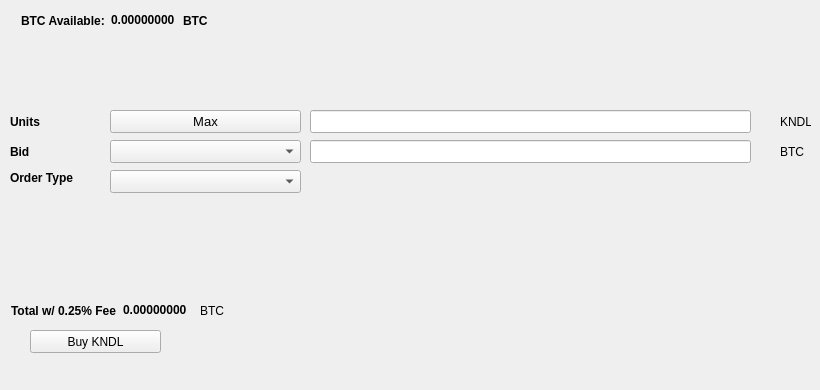
   <widget class="QWidget" name="BuyTab">
    <attribute name="title">
     <string>Buy</string>
    </attribute>
    <widget class="QPushButton" name="BuyKNDL">
     <property name="geometry">
      <rect>
       <x>30</x>
       <y>330</y>
       <width>131</width>
       <height>23</height>
      </rect>
     </property>
     <property name="text">
      <string>Buy KNDL</string>
     </property>
     <property name="icon">
      <iconset resource="../kandle.qrc">
       <normaloff>:/icons/bitcoin</normaloff>:/icons/bitcoin</iconset>
     </property>
    </widget>
    <widget class="QLabel" name="label_3">
     <property name="geometry">
      <rect>
       <x>10</x>
       <y>110</y>
       <width>46</width>
       <height>23</height>
      </rect>
     </property>
     <property name="font">
      <font>
       <weight>75</weight>
       <bold>true</bold>
      </font>
     </property>
     <property name="text">
      <string>Units</string>
     </property>
    </widget>
    <widget class="QLineEdit" name="UnitsInput">
     <property name="geometry">
      <rect>
       <x>310</x>
       <y>110</y>
       <width>441</width>
       <height>23</height>
      </rect>
     </property>
     <property name="font">
      <font>
       <pointsize>9</pointsize>
       <weight>75</weight>
       <bold>true</bold>
      </font>
     </property>
    </widget>
    <widget class="QLineEdit" name="BuyBidPriceEdit">
     <property name="geometry">
      <rect>
       <x>310</x>
       <y>140</y>
       <width>441</width>
       <height>23</height>
      </rect>
     </property>
     <property name="font">
      <font>
       <pointsize>9</pointsize>
       <weight>75</weight>
       <bold>true</bold>
      </font>
     </property>
    </widget>
    <widget class="QLabel" name="label_4">
     <property name="geometry">
      <rect>
       <x>780</x>
       <y>110</y>
       <width>31</width>
       <height>23</height>
      </rect>
     </property>
     <property name="text">
      <string>KNDL</string>
     </property>
    </widget>
    <widget class="QLabel" name="label_5">
     <property name="geometry">
      <rect>
       <x>780</x>
       <y>140</y>
       <width>31</width>
       <height>23</height>
      </rect>
     </property>
     <property name="text">
      <string>BTC</string>
     </property>
    </widget>
    <widget class="QLabel" name="label_6">
     <property name="geometry">
      <rect>
       <x>10</x>
       <y>140</y>
       <width>46</width>
       <height>23</height>
      </rect>
     </property>
     <property name="font">
      <font>
       <weight>75</weight>
       <bold>true</bold>
      </font>
     </property>
     <property name="text">
      <string>Bid</string>
     </property>
    </widget>
    <widget class="QLabel" name="label_7">
     <property name="geometry">
      <rect>
       <x>10</x>
       <y>170</y>
       <width>91</width>
       <height>16</height>
      </rect>
     </property>
     <property name="font">
      <font>
       <weight>75</weight>
       <bold>true</bold>
      </font>
     </property>
     <property name="text">
      <string>Order Type</string>
     </property>
    </widget>
    <widget class="QPushButton" name="Buy_Max_Amount">
     <property name="geometry">
      <rect>
       <x>110</x>
       <y>110</y>
       <width>191</width>
       <height>23</height>
      </rect>
     </property>
     <property name="font">
      <font>
       <pointsize>10</pointsize>
      </font>
     </property>
     <property name="text">
      <string>Max</string>
     </property>
    </widget>
    <widget class="QComboBox" name="BuyBidcomboBox">
     <property name="geometry">
      <rect>
       <x>110</x>
       <y>140</y>
       <width>191</width>
       <height>23</height>
      </rect>
     </property>
     <property name="font">
      <font>
       <pointsize>10</pointsize>
      </font>
     </property>
    </widget>
    <widget class="QComboBox" name="buyOrdertypeCombo">
     <property name="geometry">
      <rect>
       <x>110</x>
       <y>170</y>
       <width>191</width>
       <height>23</height>
      </rect>
     </property>
     <property name="font">
      <font>
       <pointsize>10</pointsize>
      </font>
     </property>
    </widget>
    <widget class="QWidget" name="layoutWidget1">
     <property name="geometry">
      <rect>
       <x>21</x>
       <y>11</y>
       <width>227</width>
       <height>19</height>
      </rect>
     </property>
     <layout class="QHBoxLayout" name="horizontalLayout_3">
      <item>
       <widget class="QLabel" name="label232">
        <property name="font">
         <font>
          <weight>75</weight>
          <bold>true</bold>
         </font>
        </property>
        <property name="text">
         <string>BTC Available:</string>
        </property>
       </widget>
      </item>
      <item>
       <widget class="QLabel" name="BtcAvailableLbl">
        <property name="palette">
         <palette>
          <active>
           <colorrole role="WindowText">
            <brush brushstyle="SolidPattern">
             <color alpha="255">
              <red>0</red>
              <green>0</green>
              <blue>0</blue>
             </color>
            </brush>
           </colorrole>
           <colorrole role="Button">
            <brush brushstyle="SolidPattern">
             <color alpha="255">
              <red>0</red>
              <green>170</green>
              <blue>0</blue>
             </color>
            </brush>
           </colorrole>
           <colorrole role="Light">
            <brush brushstyle="SolidPattern">
             <color alpha="255">
              <red>0</red>
              <green>255</green>
              <blue>0</blue>
             </color>
            </brush>
           </colorrole>
           <colorrole role="Midlight">
            <brush brushstyle="SolidPattern">
             <color alpha="255">
              <red>0</red>
              <green>212</green>
              <blue>0</blue>
             </color>
            </brush>
           </colorrole>
           <colorrole role="Dark">
            <brush brushstyle="SolidPattern">
             <color alpha="255">
              <red>0</red>
              <green>85</green>
              <blue>0</blue>
             </color>
            </brush>
           </colorrole>
           <colorrole role="Mid">
            <brush brushstyle="SolidPattern">
             <color alpha="255">
              <red>0</red>
              <green>113</green>
              <blue>0</blue>
             </color>
            </brush>
           </colorrole>
           <colorrole role="Text">
            <brush brushstyle="SolidPattern">
             <color alpha="255">
              <red>0</red>
              <green>170</green>
              <blue>0</blue>
             </color>
            </brush>
           </colorrole>
           <colorrole role="BrightText">
            <brush brushstyle="SolidPattern">
             <color alpha="255">
              <red>255</red>
              <green>255</green>
              <blue>255</blue>
             </color>
            </brush>
           </colorrole>
           <colorrole role="ButtonText">
            <brush brushstyle="SolidPattern">
             <color alpha="255">
              <red>0</red>
              <green>0</green>
              <blue>0</blue>
             </color>
            </brush>
           </colorrole>
           <colorrole role="Base">
            <brush brushstyle="SolidPattern">
             <color alpha="255">
              <red>255</red>
              <green>255</green>
              <blue>255</blue>
             </color>
            </brush>
           </colorrole>
           <colorrole role="Window">
            <brush brushstyle="SolidPattern">
             <color alpha="255">
              <red>0</red>
              <green>170</green>
              <blue>0</blue>
             </color>
            </brush>
           </colorrole>
           <colorrole role="Shadow">
            <brush brushstyle="SolidPattern">
             <color alpha="255">
              <red>0</red>
              <green>0</green>
              <blue>0</blue>
             </color>
            </brush>
           </colorrole>
           <colorrole role="AlternateBase">
            <brush brushstyle="SolidPattern">
             <color alpha="255">
              <red>127</red>
              <green>212</green>
              <blue>127</blue>
             </color>
            </brush>
           </colorrole>
           <colorrole role="ToolTipBase">
            <brush brushstyle="SolidPattern">
             <color alpha="255">
              <red>255</red>
              <green>255</green>
              <blue>220</blue>
             </color>
            </brush>
           </colorrole>
           <colorrole role="ToolTipText">
            <brush brushstyle="SolidPattern">
             <color alpha="255">
              <red>0</red>
              <green>0</green>
              <blue>0</blue>
             </color>
            </brush>
           </colorrole>
          </active>
          <inactive>
           <colorrole role="WindowText">
            <brush brushstyle="SolidPattern">
             <color alpha="255">
              <red>0</red>
              <green>0</green>
              <blue>0</blue>
             </color>
            </brush>
           </colorrole>
           <colorrole role="Button">
            <brush brushstyle="SolidPattern">
             <color alpha="255">
              <red>0</red>
              <green>170</green>
              <blue>0</blue>
             </color>
            </brush>
           </colorrole>
           <colorrole role="Light">
            <brush brushstyle="SolidPattern">
             <color alpha="255">
              <red>0</red>
              <green>255</green>
              <blue>0</blue>
             </color>
            </brush>
           </colorrole>
           <colorrole role="Midlight">
            <brush brushstyle="SolidPattern">
             <color alpha="255">
              <red>0</red>
              <green>212</green>
              <blue>0</blue>
             </color>
            </brush>
           </colorrole>
           <colorrole role="Dark">
            <brush brushstyle="SolidPattern">
             <color alpha="255">
              <red>0</red>
              <green>85</green>
              <blue>0</blue>
             </color>
            </brush>
           </colorrole>
           <colorrole role="Mid">
            <brush brushstyle="SolidPattern">
             <color alpha="255">
              <red>0</red>
              <green>113</green>
              <blue>0</blue>
             </color>
            </brush>
           </colorrole>
           <colorrole role="Text">
            <brush brushstyle="SolidPattern">
             <color alpha="255">
              <red>0</red>
              <green>170</green>
              <blue>0</blue>
             </color>
            </brush>
           </colorrole>
           <colorrole role="BrightText">
            <brush brushstyle="SolidPattern">
             <color alpha="255">
              <red>255</red>
              <green>255</green>
              <blue>255</blue>
             </color>
            </brush>
           </colorrole>
           <colorrole role="ButtonText">
            <brush brushstyle="SolidPattern">
             <color alpha="255">
              <red>0</red>
              <green>0</green>
              <blue>0</blue>
             </color>
            </brush>
           </colorrole>
           <colorrole role="Base">
            <brush brushstyle="SolidPattern">
             <color alpha="255">
              <red>255</red>
              <green>255</green>
              <blue>255</blue>
             </color>
            </brush>
           </colorrole>
           <colorrole role="Window">
            <brush brushstyle="SolidPattern">
             <color alpha="255">
              <red>0</red>
              <green>170</green>
              <blue>0</blue>
             </color>
            </brush>
           </colorrole>
           <colorrole role="Shadow">
            <brush brushstyle="SolidPattern">
             <color alpha="255">
              <red>0</red>
              <green>0</green>
              <blue>0</blue>
             </color>
            </brush>
           </colorrole>
           <colorrole role="AlternateBase">
            <brush brushstyle="SolidPattern">
             <color alpha="255">
              <red>127</red>
              <green>212</green>
              <blue>127</blue>
             </color>
            </brush>
           </colorrole>
           <colorrole role="ToolTipBase">
            <brush brushstyle="SolidPattern">
             <color alpha="255">
              <red>255</red>
              <green>255</green>
              <blue>220</blue>
             </color>
            </brush>
           </colorrole>
           <colorrole role="ToolTipText">
            <brush brushstyle="SolidPattern">
             <color alpha="255">
              <red>0</red>
              <green>0</green>
              <blue>0</blue>
             </color>
            </brush>
           </colorrole>
          </inactive>
          <disabled>
           <colorrole role="WindowText">
            <brush brushstyle="SolidPattern">
             <color alpha="255">
              <red>0</red>
              <green>85</green>
              <blue>0</blue>
             </color>
            </brush>
           </colorrole>
           <colorrole role="Button">
            <brush brushstyle="SolidPattern">
             <color alpha="255">
              <red>0</red>
              <green>170</green>
              <blue>0</blue>
             </color>
            </brush>
           </colorrole>
           <colorrole role="Light">
            <brush brushstyle="SolidPattern">
             <color alpha="255">
              <red>0</red>
              <green>255</green>
              <blue>0</blue>
             </color>
            </brush>
           </colorrole>
           <colorrole role="Midlight">
            <brush brushstyle="SolidPattern">
             <color alpha="255">
              <red>0</red>
              <green>212</green>
              <blue>0</blue>
             </color>
            </brush>
           </colorrole>
           <colorrole role="Dark">
            <brush brushstyle="SolidPattern">
             <color alpha="255">
              <red>0</red>
              <green>85</green>
              <blue>0</blue>
             </color>
            </brush>
           </colorrole>
           <colorrole role="Mid">
            <brush brushstyle="SolidPattern">
             <color alpha="255">
              <red>0</red>
              <green>113</green>
              <blue>0</blue>
             </color>
            </brush>
           </colorrole>
           <colorrole role="Text">
            <brush brushstyle="SolidPattern">
             <color alpha="255">
              <red>0</red>
              <green>85</green>
              <blue>0</blue>
             </color>
            </brush>
           </colorrole>
           <colorrole role="BrightText">
            <brush brushstyle="SolidPattern">
             <color alpha="255">
              <red>255</red>
              <green>255</green>
              <blue>255</blue>
             </color>
            </brush>
           </colorrole>
           <colorrole role="ButtonText">
            <brush brushstyle="SolidPattern">
             <color alpha="255">
              <red>0</red>
              <green>85</green>
              <blue>0</blue>
             </color>
            </brush>
           </colorrole>
           <colorrole role="Base">
            <brush brushstyle="SolidPattern">
             <color alpha="255">
              <red>0</red>
              <green>170</green>
              <blue>0</blue>
             </color>
            </brush>
           </colorrole>
           <colorrole role="Window">
            <brush brushstyle="SolidPattern">
             <color alpha="255">
              <red>0</red>
              <green>170</green>
              <blue>0</blue>
             </color>
            </brush>
           </colorrole>
           <colorrole role="Shadow">
            <brush brushstyle="SolidPattern">
             <color alpha="255">
              <red>0</red>
              <green>0</green>
              <blue>0</blue>
             </color>
            </brush>
           </colorrole>
           <colorrole role="AlternateBase">
            <brush brushstyle="SolidPattern">
             <color alpha="255">
              <red>0</red>
              <green>170</green>
              <blue>0</blue>
             </color>
            </brush>
           </colorrole>
           <colorrole role="ToolTipBase">
            <brush brushstyle="SolidPattern">
             <color alpha="255">
              <red>255</red>
              <green>255</green>
              <blue>220</blue>
             </color>
            </brush>
           </colorrole>
           <colorrole role="ToolTipText">
            <brush brushstyle="SolidPattern">
             <color alpha="255">
              <red>0</red>
              <green>0</green>
              <blue>0</blue>
             </color>
            </brush>
           </colorrole>
          </disabled>
         </palette>
        </property>
        <property name="font">
         <font>
          <weight>75</weight>
          <bold>true</bold>
         </font>
        </property>
        <property name="text">
         <string>0.00000000</string>
        </property>
        <property name="textInteractionFlags">
         <set>Qt::LinksAccessibleByMouse|Qt::TextSelectableByKeyboard|Qt::TextSelectableByMouse</set>
        </property>
       </widget>
      </item>
      <item>
       <widget class="QLabel" name="BtcAvailableLbl_2">
        <property name="font">
         <font>
          <weight>75</weight>
          <bold>true</bold>
         </font>
        </property>
        <property name="text">
         <string>BTC</string>
        </property>
       </widget>
      </item>
     </layout>
    </widget>
    <widget class="QWidget" name="layoutWidge2">
     <property name="geometry">
      <rect>
       <x>11</x>
       <y>301</y>
       <width>259</width>
       <height>19</height>
      </rect>
     </property>
     <layout class="QHBoxLayout" name="horizontalLayout_4">
      <item>
       <widget class="QLabel" name="label_9">
        <property name="font">
         <font>
          <weight>75</weight>
          <bold>true</bold>
         </font>
        </property>
        <property name="text">
         <string>Total w/ 0.25% Fee</string>
        </property>
       </widget>
      </item>
      <item>
       <widget class="QLabel" name="BuyCostLabel">
        <property name="palette">
         <palette>
          <active>
           <colorrole role="WindowText">
            <brush brushstyle="SolidPattern">
             <color alpha="255">
              <red>0</red>
              <green>0</green>
              <blue>0</blue>
             </color>
            </brush>
           </colorrole>
           <colorrole role="Button">
            <brush brushstyle="SolidPattern">
             <color alpha="255">
              <red>0</red>
              <green>170</green>
              <blue>0</blue>
             </color>
            </brush>
           </colorrole>
           <colorrole role="Light">
            <brush brushstyle="SolidPattern">
             <color alpha="255">
              <red>0</red>
              <green>255</green>
              <blue>0</blue>
             </color>
            </brush>
           </colorrole>
           <colorrole role="Midlight">
            <brush brushstyle="SolidPattern">
             <color alpha="255">
              <red>0</red>
              <green>212</green>
              <blue>0</blue>
             </color>
            </brush>
           </colorrole>
           <colorrole role="Dark">
            <brush brushstyle="SolidPattern">
             <color alpha="255">
              <red>0</red>
              <green>85</green>
              <blue>0</blue>
             </color>
            </brush>
           </colorrole>
           <colorrole role="Mid">
            <brush brushstyle="SolidPattern">
             <color alpha="255">
              <red>0</red>
              <green>113</green>
              <blue>0</blue>
             </color>
            </brush>
           </colorrole>
           <colorrole role="Text">
            <brush brushstyle="SolidPattern">
             <color alpha="255">
              <red>0</red>
              <green>170</green>
              <blue>0</blue>
             </color>
            </brush>
           </colorrole>
           <colorrole role="BrightText">
            <brush brushstyle="SolidPattern">
             <color alpha="255">
              <red>255</red>
              <green>255</green>
              <blue>255</blue>
             </color>
            </brush>
           </colorrole>
           <colorrole role="ButtonText">
            <brush brushstyle="SolidPattern">
             <color alpha="255">
              <red>0</red>
              <green>0</green>
              <blue>0</blue>
             </color>
            </brush>
           </colorrole>
           <colorrole role="Base">
            <brush brushstyle="SolidPattern">
             <color alpha="255">
              <red>255</red>
              <green>255</green>
              <blue>255</blue>
             </color>
            </brush>
           </colorrole>
           <colorrole role="Window">
            <brush brushstyle="SolidPattern">
             <color alpha="255">
              <red>0</red>
              <green>170</green>
              <blue>0</blue>
             </color>
            </brush>
           </colorrole>
           <colorrole role="Shadow">
            <brush brushstyle="SolidPattern">
             <color alpha="255">
              <red>0</red>
              <green>0</green>
              <blue>0</blue>
             </color>
            </brush>
           </colorrole>
           <colorrole role="AlternateBase">
            <brush brushstyle="SolidPattern">
             <color alpha="255">
              <red>127</red>
              <green>212</green>
              <blue>127</blue>
             </color>
            </brush>
           </colorrole>
           <colorrole role="ToolTipBase">
            <brush brushstyle="SolidPattern">
             <color alpha="255">
              <red>255</red>
              <green>255</green>
              <blue>220</blue>
             </color>
            </brush>
           </colorrole>
           <colorrole role="ToolTipText">
            <brush brushstyle="SolidPattern">
             <color alpha="255">
              <red>0</red>
              <green>0</green>
              <blue>0</blue>
             </color>
            </brush>
           </colorrole>
          </active>
          <inactive>
           <colorrole role="WindowText">
            <brush brushstyle="SolidPattern">
             <color alpha="255">
              <red>0</red>
              <green>0</green>
              <blue>0</blue>
             </color>
            </brush>
           </colorrole>
           <colorrole role="Button">
            <brush brushstyle="SolidPattern">
             <color alpha="255">
              <red>0</red>
              <green>170</green>
              <blue>0</blue>
             </color>
            </brush>
           </colorrole>
           <colorrole role="Light">
            <brush brushstyle="SolidPattern">
             <color alpha="255">
              <red>0</red>
              <green>255</green>
              <blue>0</blue>
             </color>
            </brush>
           </colorrole>
           <colorrole role="Midlight">
            <brush brushstyle="SolidPattern">
             <color alpha="255">
              <red>0</red>
              <green>212</green>
              <blue>0</blue>
             </color>
            </brush>
           </colorrole>
           <colorrole role="Dark">
            <brush brushstyle="SolidPattern">
             <color alpha="255">
              <red>0</red>
              <green>85</green>
              <blue>0</blue>
             </color>
            </brush>
           </colorrole>
           <colorrole role="Mid">
            <brush brushstyle="SolidPattern">
             <color alpha="255">
              <red>0</red>
              <green>113</green>
              <blue>0</blue>
             </color>
            </brush>
           </colorrole>
           <colorrole role="Text">
            <brush brushstyle="SolidPattern">
             <color alpha="255">
              <red>0</red>
              <green>170</green>
              <blue>0</blue>
             </color>
            </brush>
           </colorrole>
           <colorrole role="BrightText">
            <brush brushstyle="SolidPattern">
             <color alpha="255">
              <red>255</red>
              <green>255</green>
              <blue>255</blue>
             </color>
            </brush>
           </colorrole>
           <colorrole role="ButtonText">
            <brush brushstyle="SolidPattern">
             <color alpha="255">
              <red>0</red>
              <green>0</green>
              <blue>0</blue>
             </color>
            </brush>
           </colorrole>
           <colorrole role="Base">
            <brush brushstyle="SolidPattern">
             <color alpha="255">
              <red>255</red>
              <green>255</green>
              <blue>255</blue>
             </color>
            </brush>
           </colorrole>
           <colorrole role="Window">
            <brush brushstyle="SolidPattern">
             <color alpha="255">
              <red>0</red>
              <green>170</green>
              <blue>0</blue>
             </color>
            </brush>
           </colorrole>
           <colorrole role="Shadow">
            <brush brushstyle="SolidPattern">
             <color alpha="255">
              <red>0</red>
              <green>0</green>
              <blue>0</blue>
             </color>
            </brush>
           </colorrole>
           <colorrole role="AlternateBase">
            <brush brushstyle="SolidPattern">
             <color alpha="255">
              <red>127</red>
              <green>212</green>
              <blue>127</blue>
             </color>
            </brush>
           </colorrole>
           <colorrole role="ToolTipBase">
            <brush brushstyle="SolidPattern">
             <color alpha="255">
              <red>255</red>
              <green>255</green>
              <blue>220</blue>
             </color>
            </brush>
           </colorrole>
           <colorrole role="ToolTipText">
            <brush brushstyle="SolidPattern">
             <color alpha="255">
              <red>0</red>
              <green>0</green>
              <blue>0</blue>
             </color>
            </brush>
           </colorrole>
          </inactive>
          <disabled>
           <colorrole role="WindowText">
            <brush brushstyle="SolidPattern">
             <color alpha="255">
              <red>0</red>
              <green>85</green>
              <blue>0</blue>
             </color>
            </brush>
           </colorrole>
           <colorrole role="Button">
            <brush brushstyle="SolidPattern">
             <color alpha="255">
              <red>0</red>
              <green>170</green>
              <blue>0</blue>
             </color>
            </brush>
           </colorrole>
           <colorrole role="Light">
            <brush brushstyle="SolidPattern">
             <color alpha="255">
              <red>0</red>
              <green>255</green>
              <blue>0</blue>
             </color>
            </brush>
           </colorrole>
           <colorrole role="Midlight">
            <brush brushstyle="SolidPattern">
             <color alpha="255">
              <red>0</red>
              <green>212</green>
              <blue>0</blue>
             </color>
            </brush>
           </colorrole>
           <colorrole role="Dark">
            <brush brushstyle="SolidPattern">
             <color alpha="255">
              <red>0</red>
              <green>85</green>
              <blue>0</blue>
             </color>
            </brush>
           </colorrole>
           <colorrole role="Mid">
            <brush brushstyle="SolidPattern">
             <color alpha="255">
              <red>0</red>
              <green>113</green>
              <blue>0</blue>
             </color>
            </brush>
           </colorrole>
           <colorrole role="Text">
            <brush brushstyle="SolidPattern">
             <color alpha="255">
              <red>0</red>
              <green>85</green>
              <blue>0</blue>
             </color>
            </brush>
           </colorrole>
           <colorrole role="BrightText">
            <brush brushstyle="SolidPattern">
             <color alpha="255">
              <red>255</red>
              <green>255</green>
              <blue>255</blue>
             </color>
            </brush>
           </colorrole>
           <colorrole role="ButtonText">
            <brush brushstyle="SolidPattern">
             <color alpha="255">
              <red>0</red>
              <green>85</green>
              <blue>0</blue>
             </color>
            </brush>
           </colorrole>
           <colorrole role="Base">
            <brush brushstyle="SolidPattern">
             <color alpha="255">
              <red>0</red>
              <green>170</green>
              <blue>0</blue>
             </color>
            </brush>
           </colorrole>
           <colorrole role="Window">
            <brush brushstyle="SolidPattern">
             <color alpha="255">
              <red>0</red>
              <green>170</green>
              <blue>0</blue>
             </color>
            </brush>
           </colorrole>
           <colorrole role="Shadow">
            <brush brushstyle="SolidPattern">
             <color alpha="255">
              <red>0</red>
              <green>0</green>
              <blue>0</blue>
             </color>
            </brush>
           </colorrole>
           <colorrole role="AlternateBase">
            <brush brushstyle="SolidPattern">
             <color alpha="255">
              <red>0</red>
              <green>170</green>
              <blue>0</blue>
             </color>
            </brush>
           </colorrole>
           <colorrole role="ToolTipBase">
            <brush brushstyle="SolidPattern">
             <color alpha="255">
              <red>255</red>
              <green>255</green>
              <blue>220</blue>
             </color>
            </brush>
           </colorrole>
           <colorrole role="ToolTipText">
            <brush brushstyle="SolidPattern">
             <color alpha="255">
              <red>0</red>
              <green>0</green>
              <blue>0</blue>
             </color>
            </brush>
           </colorrole>
          </disabled>
         </palette>
        </property>
        <property name="font">
         <font>
          <weight>75</weight>
          <bold>true</bold>
         </font>
        </property>
        <property name="autoFillBackground">
         <bool>false</bool>
        </property>
        <property name="text">
         <string>0.00000000</string>
        </property>
        <property name="textInteractionFlags">
         <set>Qt::LinksAccessibleByMouse|Qt::TextSelectableByMouse</set>
        </property>
       </widget>
      </item>
      <item>
       <widget class="QLabel" name="label_10">
        <property name="font">
         <font>
          <weight>50</weight>
          <bold>false</bold>
         </font>
        </property>
        <property name="text">
         <string>BTC</string>
        </property>
       </widget>
      </item>
     </layout>
    </widget>
    <widget class="QLabel" name="label_24">
     <property name="geometry">
      <rect>
       <x>460</x>
       <y>300</y>
       <width>281</width>
       <height>81</height>
      </rect>
     </property>
     <property name="text">
      <string/>
     </property>
     <property name="pixmap">
      <pixmap>:/images/bittrex</pixmap>
     </property>
    </widget>
   </widget>
